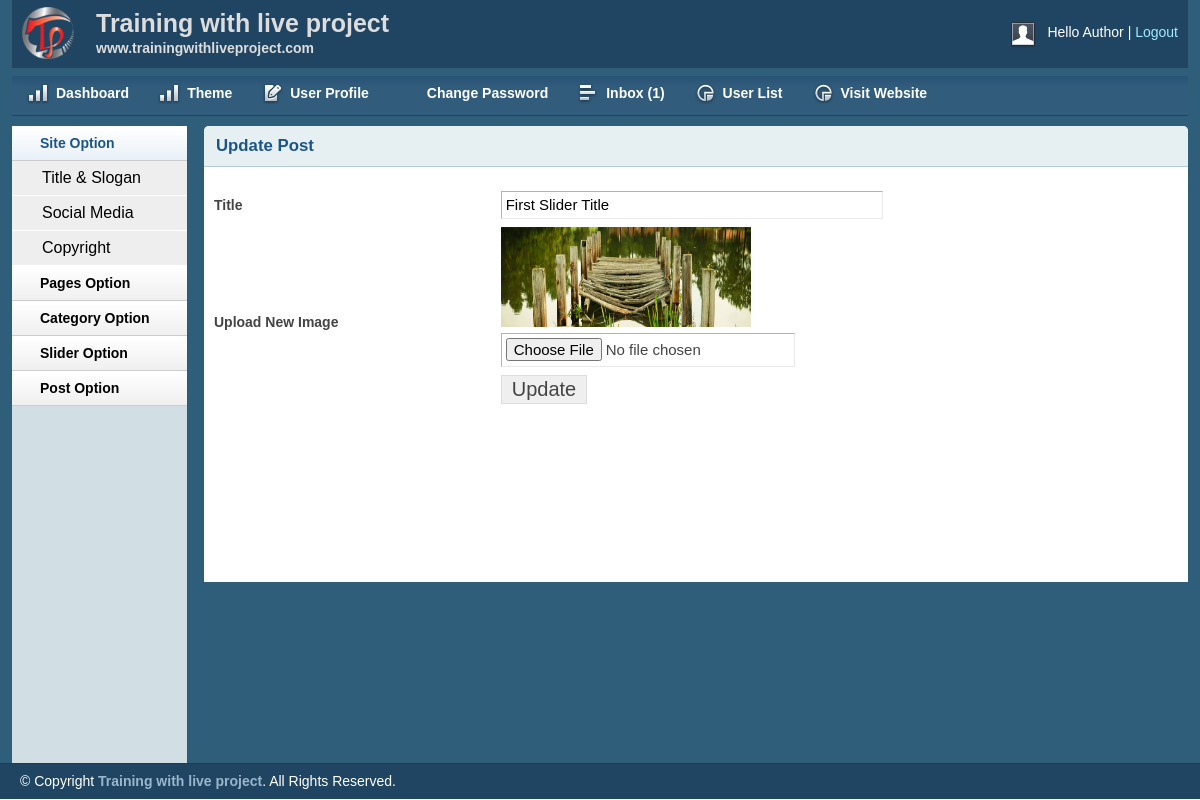
The app's page /project/admin/editslider.php?sliderid=1 (signed in) with its own data.
### tables this page shows
CREATE TABLE `tbl_slider` (
  `id` int(11) NOT NULL,
  `title` varchar(255) NOT NULL,
  `image` varchar(255) NOT NULL
);

### project/lib/Database.php (called while the page is built, shortened)
<?php
class Database
{
    public $host   = DB_HOST;
    public $user   = DB_USER;
    public $pass   = DB_PASS;
    public $dbname = DB_NAME;
    public $link;
    private function connectDB()
    {
        $this->link = new mysqli($this->host, $this->user, $this->pass, $this->dbname);
    }
    public function select($query)
    {
        $result = $this->link->query($query) or die($this->link->error.__LINE__);
        if ($result->num_rows > 0) {
            return $result;
        } else {
            return false;
        }
    }
}

### project/admin/editslider.php (the view, shortened to what this page needs)
<?php include 'inc/header.php' ?>
<?php include 'inc/sidebar.php' ?>
<?php
$sliderid = mysqli_real_escape_string($db->link, $_GET['sliderid']);
if (!isset($sliderid) || $sliderid == null) {
    echo "<script>window.location = 'sliderlist.php'; </script>";
} else {
    $sliderid = $sliderid;
}
 ?>
        <div class="grid_10">
            <div class="box round first grid">
                <h2>Update Post</h2>
                <div class="block">
                <?php
                $query = "SELECT * FROM tbl_slider WHERE id = '$sliderid'";
                $getslider = $db->select($query);
                if ($getslider) {
                    while ($sliderresult = $getslider->fetch_assoc()) {
                        ?>
                 <form action="" method="POST" enctype="multipart/form-data">
                    <table class="form">
                        <tr>
                            <td>
                                <label>Title</label>
                            </td>
                            <td>
                                <input type="text" name="title" value="<?php echo $sliderresult['title']; ?>" class="medium" />
                            </td>
                        </tr>
                        <tr>
                            <td>
                                <label>Upload New Image</label>
                            </td>
                            <td>
                                <img src="<?php echo $sliderresult['image']; ?>" height="100px" width="250px"><br/>
                                <input type="file" name="image" />
                            </td>
                        </tr>
                        <tr>
                            <td></td>
                            <td>
                                <input type="submit" name="submit" Value="Update" />
                            </td>
                        </tr>
                    </table>
                    </form>
                    <?php
                    }
                } ?>
                </div>
            </div>
        </div>
        <?php include 'inc/footer.php' ?>

### project/admin/css/text.css (style rules this page uses)
body { font: 13px/1.5 Tahoma, Helvetica, Arial, 'Liberation Sans', FreeSans, sans-serif; }
h2 { font-size: 23px; }
p, dl, hr, h1, h2, h3, h4, h5, h6, ol, ul, pre, table, address, fieldset { margin-bottom: 20px; }

### project/admin/css/grid.css (style rules this page uses)
.grid_1, .grid_2, .grid_3, .grid_4, .grid_5, .grid_6, .grid_7, .grid_8, .grid_9, .grid_10, .grid_11, .grid_12, .grid_13, .grid_14, .grid_15, .grid_16 { display: inline; float: left; margin-left: 1%; margin-right: 1%; }
.container_12 .grid_10 { width: 81.333%; }

### project/admin/css/layout.css (style rules this page uses)
body { background: #fff none repeat scroll 0 0; color: #444; font-size: 14px; padding: 0; }
h1, h2, h3, h4, h5, h6 { line-height:1.2em; margin-bottom:.3em; }
h2 { margin-top:1em; }
.box { background:#fff; margin-bottom:20px; padding:10px 10px 10px 10px; margin-left:-8px; }
.box.grid { padding-bottom:40px; }
.box.round { -moz-border-radius: 5px 5px 0px 0px; -webkit-border-radius: 5px 5px 0px 0px; border-radius: 5px 5px 0px 0px; }
.box h2 { font-size:1.2em; font-weight:bold; color:#1B548D; background:#E6F0F3; margin:-10px -10px 0 -10px; padding:10px 12px; border-bottom:1px solid #B3CBD6; -moz-border-radius: 5px 5px 0px 0px; -webkit-border-radius: 5px 5px 0px 0px; border-radius: 5px 5px 0px 0px; }
.box.first { min-height: 406px; }
.block { padding-top:20px; }
table.form { width:100%; }
table.form td { padding:4px 0px; }
table.form label { font-weight:bold; }
table.form input, table.form select { font-size: 15px; padding: 4px 4px 5px 4px; border-top: 1px solid #b3b3b3; border-left: 1px solid #b3b3b3; border-right: 1px solid #eaeaea; border-bottom: 1px solid #eaeaea; }
table.form input[type="submit"] { border: 1px solid #ddd; color: #444; cursor: pointer; font-size: 20px; padding: 2px 10px; }
input.medium { width: 55%; }
.block { padding-bottom:1px; }

### records on screen
tbl_slider: title "First Slider Title", image (picture)

### other values on screen
Session::get('username') "Author"
$count "1"
